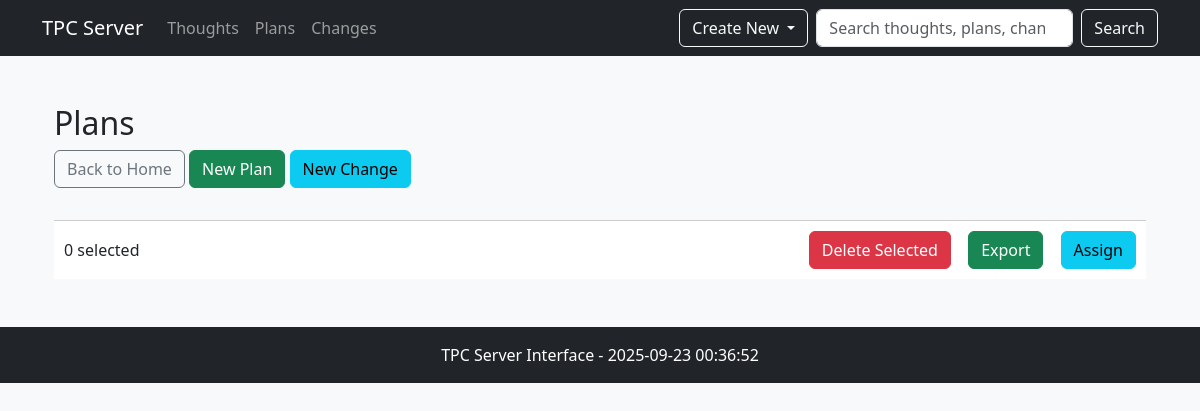
The app's page /plans, older data.
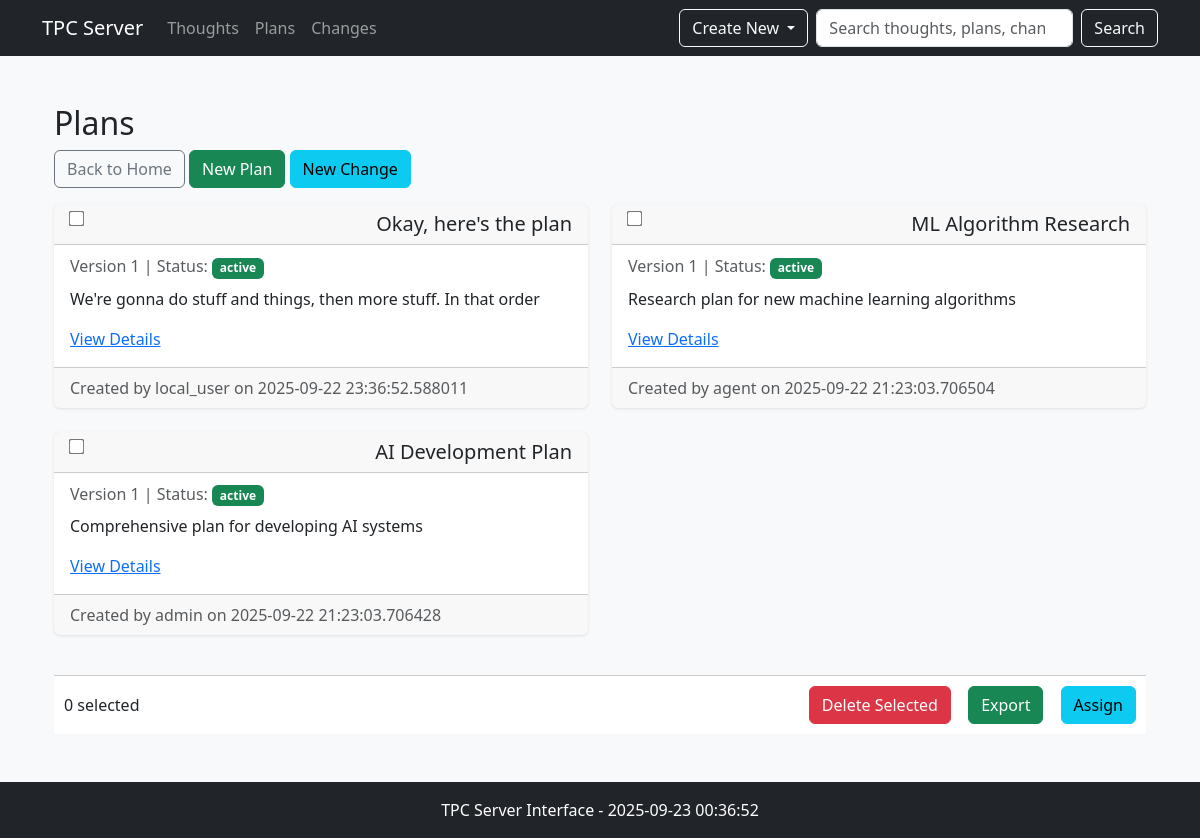
The same page, newer data.
### main.py (models this page shows)
class Plan(Base):
    __tablename__ = "plans"
    __table_args__ = (
        Index('ix_plan_status_created', 'status', 'created_at'),
        Index('ix_plan_agent_created', 'agent_signature', 'created_at'),
    )
    id = Column(String, primary_key=True)
    title = Column(String, nullable=False, index=True)
    description = Column(Text, nullable=False)
    agent_signature = Column(String, nullable=False, index=True)
    created_at = Column(DateTime, nullable=False, index=True)
    version = Column(String, default="1")
    status = Column(String, default="active", index=True)
    thoughts = relationship(
        "Thought",
        secondary="thought_plan_association",
        back_populates="plans"
    )
    changes = relationship("Change", back_populates="plan")

### main.py (the view)
@app.get("/plans", response_class=HTMLResponse)
async def read_plans(
    request: Request,
    db = Depends(get_db),
    page: int = Query(1, ge=1),
    limit: int = Query(10, ge=1, le=100)
):
    current_user = await get_current_user_hybrid(request, db)
    logger.info(f"Plans endpoint accessed: user={getattr(current_user, 'username', 'None')}, role={getattr(current_user, 'role', 'None')}")
    async with AsyncSessionLocal() as session:
        logger.info("Building base query for plans")
        base_query = select(Plan).order_by(Plan.created_at.desc())
        unfiltered_count_query = select(func.count(Plan.id))
        unfiltered_result = await session.execute(unfiltered_count_query)
        unfiltered_total = unfiltered_result.scalar()
        logger.info(f"Unfiltered total plans in DB: {unfiltered_total}")
        logger.info("No agent_signature filtering applied - showing all plans")
        count_query = select(func.count()).select_from(base_query.subquery())
        total_result = await session.execute(count_query)
        total = total_result.scalar()
        logger.info(f"Final total plans count from query: {total}")
        sample_query = select(Plan.agent_signature).distinct().limit(5)
        sample_result = await session.execute(sample_query)
        samples = sample_result.scalars().all()
        logger.info(f"Sample distinct agent_signatures in DB: {list(samples)}")
        offset = (page - 1) * limit
        paginated_query = base_query.offset(offset).limit(limit)
        result = await session.execute(paginated_query)
        plans = result.scalars().all()
        logger.info(f"Fetched {len(plans)} plans for page {page}, limit {limit}")
        total_pages = (total + limit - 1) // limit if total > 0 else 1
    return templates.TemplateResponse(
        "plans.html",
        {
            "request": request,
            "plans": plans,
            "current_user": current_user,
            "total": total,
            "page": page,
            "limit": limit,
            "total_pages": total_pages
        }
    )

### templates/plans.html (shortened to what this page needs)
{% extends "base.html" %}
{% block content %}
<div class="container mt-4">
    <h2>Plans</h2>
    <div class="mb-3">
        <a href="/" class="btn btn-outline-secondary">Back to Home</a>
        <button class="btn btn-success" data-bs-toggle="modal" data-bs-target="#createPlanModal">New Plan</button>
        <button class="btn btn-info" data-bs-toggle="modal" data-bs-target="#createChangeModal">New Change</button>
    </div>
    <div class="row">
        {% for plan in plans %}
        <div class="col-md-6 mb-4">
            <div class="card">
                <div class="card-header d-flex justify-content-between align-items-start">
                    <input type="checkbox" class="bulk-select" value="{{ plan.id }}">
                    <h5 class="card-title mb-0 ms-2">{{ plan.title }}</h5>
                </div>
                <div class="card-body">
                    <h6 class="card-subtitle mb-2 text-muted">
                        Version {{ plan.version }} | Status: <span class="badge bg-{{ 'success' if plan.status == 'active' else 'warning' }}">{{ plan.status }}</span>
                    </h6>
                    <p class="card-text">{{ plan.description|truncate(200) }}</p>
                    <a href="/plans/{{ plan.id }}" class="card-link">View Details</a>
                </div>
                <div class="card-footer text-muted">
                    Created by {{ plan.agent_signature }} on {{ plan.created_at }}
                </div>
            </div>
        </div>
        {% endfor %}
    </div>
    <div class="bulk-actions mt-3">
        <div class="d-flex justify-content-between align-items-center">
            <div>
                <span id="selectedCount">0 selected</span>
            </div>
            <div>
                <button class="btn btn-danger me-2" id="bulkDelete">Delete Selected</button>
                <button class="btn btn-success me-2" id="bulkExport">Export</button>
                <button class="btn btn-info" id="bulkAssign">Assign</button>
            </div>
        </div>
    </div>
    </div>
{% endblock %}

Row changes from the older to the newer data that the page shows:
added Plan: title "Okay, here's the plan", version "1", status "active", description "We're gonna do stuff and things, then more stuff. In that order", agent_signature "local_user", created_at "2025-09-22 23:36:52.588011"
added Plan: title "ML Algorithm Research", version "1", status "active", description "Research plan for new machine learning algorithms", agent_signature "agent", created_at "2025-09-22 21:23:03.706504"
added Plan: title "AI Development Plan", version "1", status "active", description "Comprehensive plan for developing AI systems", agent_signature "admin", created_at "2025-09-22 21:23:03.706428"
